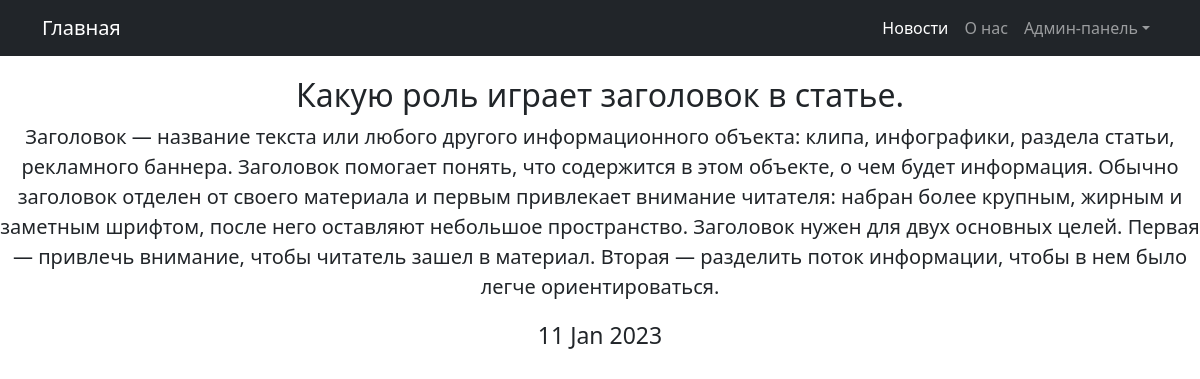
The page /news/2 on the database its author committed.
### News/models.py (models this page shows, shortened)
class Post(models.Model):
    post = models.ForeignKey(Author, on_delete=models.CASCADE)
    type_post = models.CharField(max_length=2, choices=POST_TYPE)
    date_post = models.DateTimeField(auto_now_add=True)
    category_post = models.ManyToManyField(Category, through='PostCategory')
    header_post = models.CharField(max_length=40)
    text_post = models.TextField()
    rating_post = models.IntegerField(default=0)

### News/views.py (the view)
# urls.py: path('<int:pk>', PostDetail.as_view()),
class PostDetail(DetailView):
    model = Post
    template_name = 'flatpages/new.html'
    context_object_name = 'new'

### templates/flatpages/new.html (shortened to what this page needs)
{% extends 'flatpages/default.html' %}
{% block content %}
<center><h2 style="margin-top: 20px;">{{ new.header_post }}</h2></center>
<center><p style="font-size: 20px;">{{ new.text_post }}</p></center>
<center><p style="font-size: 23px;">{{ new.date_post|date:'d M Y' }}</p></center>
{% endblock content %}

### rows shown on the page
Post: header_post "Какую роль играет заголовок в статье.", text_post "Заголовок — название текста или любого другого информационного объекта: клипа, инфографики, раздела статьи, рекламного баннера. Заголовок помогает понять, что содержится в этом объекте, о чем будет информация. Обычно заголовок отделен от своего материала и первым привлекает внимание читателя: набран более крупным, жирным и заметным шрифтом, после него оставляют небольшое пространство. Заголовок нужен для двух основных целей. Первая — привлечь внимание, чтобы читатель зашел в материал. Вторая — разделить поток информации, чтобы в нем было легче ориентироваться.", date_post "11 Jan 2023"
